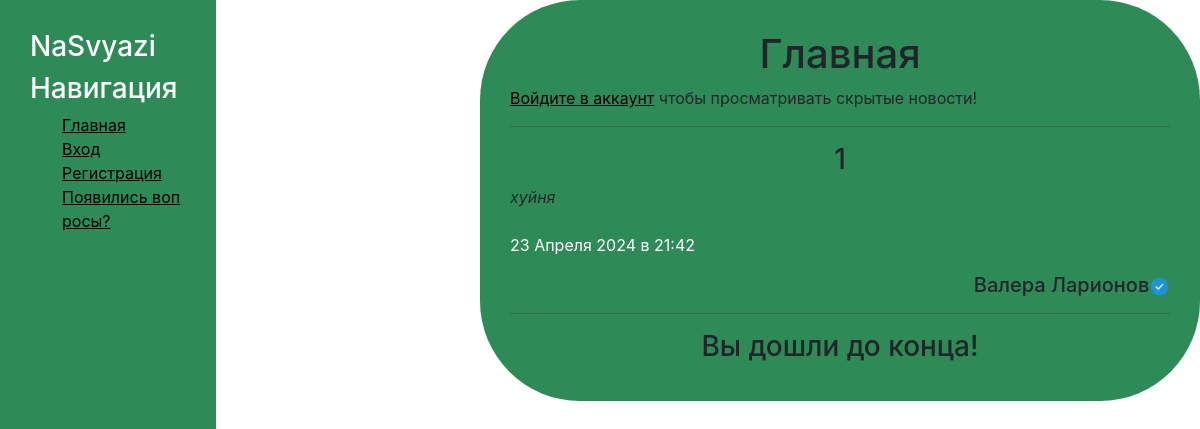
Before: / with the older database file.
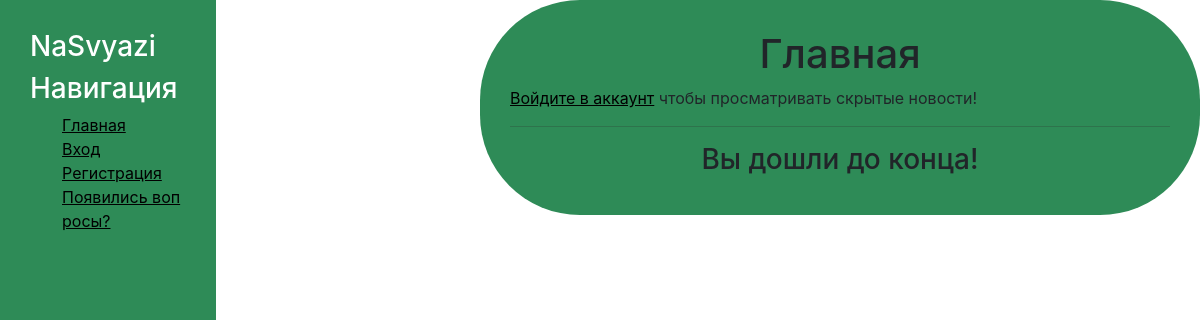
After: the same page with the newer database file.
### data/news.py (models this page shows)
class News(SqlAlchemyBase, UserMixin):
    __tablename__ = 'news'
    id = sqlalchemy.Column(sqlalchemy.Integer, primary_key=True, autoincrement=True)
    author = sqlalchemy.Column(sqlalchemy.Integer, sqlalchemy.ForeignKey('users.id'))
    name = sqlalchemy.Column(sqlalchemy.String, nullable=True)
    text = sqlalchemy.Column(sqlalchemy.String, nullable=True)
    data = sqlalchemy.Column(sqlalchemy.DateTime, default=datetime.datetime.now())
    data_str = sqlalchemy.Column(sqlalchemy.String, default='')
    private = sqlalchemy.Column(sqlalchemy.Boolean, default=False)
    user_relationship = orm.relationship("User", back_populates="news_relationship")

### main.py (the view, shortened to what this page needs)
@app.route('/', methods=['GET', 'POST'])
def first():
    db_sess = db_session.create_session()
    text = ''
    news = db_sess.query(News).all()
    news = news[::-1]
    authors = []
    confirmed_check = []
    for new in news:
        name = db_sess.query(User).filter(User.id == new.author).first().name
        surname = db_sess.query(User).filter(User.id == new.author).first().surname
        confirm = db_sess.query(User).filter(User.id == new.author).first().confirmed
        confirmed_check.append(confirm)
        authors.append(f"{name} {surname}")
        new.date = datetime.datetime.now()
    info = {
        'news': news,
        'authors': authors,
        'confirm_check': confirmed_check,
        'title': 'NaSvyazi',
        'text': text,
        'action': ''
    }
    return render_template('news.html', **info)

### data/db_session.py (called while the page is built)
def create_session() -> Session:
    global __factory
    return __factory()

### templates/news.html (shortened to what this page needs)
{% extends "base.html" %}
{% block content %}
<form action="" class="login_form" method="post">
    <h1 align="center">Главная</h1>
    {% if current_user.is_authenticated %}
        <a href="/new_news" class="btn btn-warning">Добавить новость</a>
        {% if current_user.confirmed == False %}
            <button style="margin-left:45%" name="confirm" type="submit" class="btn btn-danger btn_sms">Подтвердить учетную запись</button><br>
            {{text}}<br>
        {% endif %}
    {% else %}
        <a href="/login" class="links"> Войдите в аккаунт</a><a> чтобы просматривать скрытые новости!</a>
    {% endif %}
    <hr>
    {% for new in news %}
    {% if (current_user.is_authenticated and new.private == True) or (new.private == False) %}
        <h3 class="transfate" align="center">{{ new.name }}</h3>
        <i class="transfate">{{ new.text }}</i><br><br>
        <p style="color:white">{{ new.data_str }}</p>
    {% if current_user.is_authenticated %}
        {% if current_user.id == new.author %}
            {% if confirm_check[loop.index - 1] == False %}
                <p align="right"><a href="home/{{ new.author }}" class="links transfate">{{ authors[loop.index - 1] }}</a></p>
            {% else %}
                <h5 align="right"><a href="home/{{ new.author }}" class="links transfate">{{ authors[loop.index - 1] }}</a>
                <img src="{{url_for('static', filename='img/galka.png')}}" style="max-width: 3.14%"></h5>
            {% endif %}
        {% else %}
            {% if confirm_check[loop.index - 1] == False %}
                <p align="right"><a href="user/{{ new.author }}" class="links transfate">{{ authors[loop.index - 1] }}</a></p>
            {% else %}
                <h5 align="right"><a href="user/{{ new.author }}" class="links transfate">{{ authors[loop.index - 1] }}</a>
                <img src="{{url_for('static', filename='img/galka.png')}}" style="max-width: 3.14%"></h5>
            {% endif %}
        {% endif %}
    {% else %}
        {% if confirm_check[loop.index - 1] == False %}
            <p align="right">{{ authors[loop.index - 1] }}</p>
        {% else %}
        <h5 align="right">{{ authors[loop.index - 1] }}<img src="{{url_for('static', filename='img/galka.png')}}" style="max-width: 3.14%"></h5>
        {% endif %}
    {% endif %}
    <hr>
    {% endif %}
    {% endfor %}
    <h3 align="center">Вы дошли до конца!</h3>
</form>
{% endblock %}

### templates/base.html (shortened to what this page needs)
<!DOCTYPE html>
<html lang="en">
<head>
    <link rel="stylesheet" type="text/css" href="{{url_for('static', filename='css/style.css')}}"/>
     <link href="https://cdn.jsdelivr.net/npm/bootstrap@5.3.3/dist/css/bootstrap.min.css" rel="stylesheet">
    <link rel="stylesheet" href="https://use.fontawesome.com/releases/v5.8.2/css/all.css">
    <link rel="stylesheet" href="https://cdn.jsdelivr.net/npm/bootstrap@5.2.3/dist/css/bootstrap.min.css">
    <link href="https://cdn.jsdelivr.net/npm/bootstrap@4.4.1/dist/css/bootstrap.min.css" rel="stylesheet">
</head>
<body>
    <aside style="white-space: normal">
        <h3 style="word-break: break-all"><a href="/" style="color: #FFFFFF">NaSvyazi</a></h3>
        <h3 style="word-break: break-all; color: #FFF">Навигация</h3>
        <ul>
            <a href="/" class="links_navigator"><li> Главная</li></a>
            {% if current_user.is_authenticated %}
                <a href="/home/{{ current_user.id }}" class="links_navigator"><li><i class="bi bi-person-add"></i> Профиль</li></a>
                <a href="/friends" class="links_navigator"><li><i class="bi bi-person-add"></i>Ваши Друзья</li></a>
                <a href="/search_user" class="links_navigator"><li><i class="bi bi-person-add"></i> Поиск друзей</li></a>
                <a href="/friend_requests" class="links_navigator"><li><i class="bi bi-person-add"></i> Заявки в друзья</li></a>
                <a href="/all_users" class="links_navigator"><li><i class="bi bi-person-add"></i> Все пользователи</li></a>
            {% else %}
                <a href="/login" class="links_navigator"><li> Вход</li></a>
                <a href="/registration" class="links_navigator"><li> Регистрация</li></a>
            {% endif %}
            <a href="/help" class="links_navigator"><li> Появились вопросы?</li></a>
        </ul>
    </aside>
    {% block content %}
    {% endblock %}
</body>
</html>

### static/css/style.css (style rules this page uses)
aside { float: left; position: fixed; background: SeaGreen; width: 14%; padding: 2.5%; height: 100vh; border-right: 5px #4d4d4d; border-bottom: solid; }
form.login_form { max-width: 800px; background: SeaGreen; border-radius: 100px; margin-left: 40%; padding: 30px; border-color: black; }
aside { float: left; position: fixed; background: SeaGreen; width: 18%; padding: 2.5%; height: 100vh; border-right: 5px #000000; border-bottom: solid; }
hr { border: none; height: 1px; color: black; background-color: #333; }
a.links { color: black; text-decoration: underline; transition: all .2s ease; }
aside ul { list-style: none }
aside ul a { color: black; text-decoration: underline; word-break: break-all; display: block; transition: all .6s ease; }

Changed rows visible on the page:
removed News: name "1", text "хуйня", data_str "23 Апреля 2024 в 21:42", authors "Валера Ларионов", private False (drawn)
